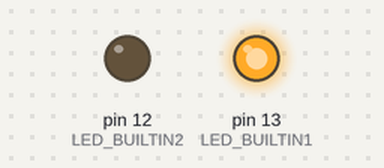
Bench run of a sketch on a simulated Arduino Uno, built with avr-gcc and run on an emulated ATmega328P. Shown: output pins drawn as LEDs (lit = HIGH).

Above: at 0.5 s.
At 2.5 s:
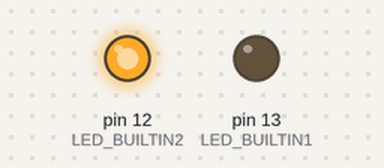
At 3.5 s:
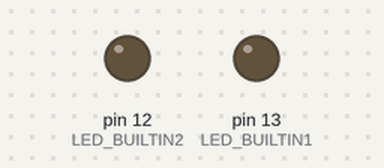
Timing chart, 0 to 5.2 s (numbered marks = the images above):
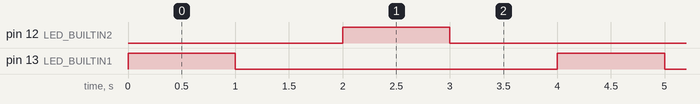

The sketch:

Blink.ino
```cpp
int LED_BUILTIN1 = 13;
int LED_BUILTIN2 = 12;
int blink_duration1 = 1000;

void setup() {
  // initialize digital pin LED_BUILTIN as an output.
  pinMode(LED_BUILTIN1, OUTPUT);
  pinMode(LED_BUILTIN2, OUTPUT);
}

// the loop function runs over and over again forever
void loop() {
  digitalWrite(LED_BUILTIN, HIGH);  // turn the LED on (HIGH is the voltage level)
  delay(blink_duration1);                      // wait for a second
  digitalWrite(LED_BUILTIN, LOW);   // turn the LED off by making the voltage LOW
  delay(blink_duration1);                      // wait for a second

  digitalWrite(LED_BUILTIN2, HIGH);  // turn the LED on (HIGH is the voltage level)
  delay(blink_duration1);                      // wait for a second
  digitalWrite(LED_BUILTIN2, LOW);   // turn the LED off by making the voltage LOW
  delay(blink_duration1);                      // wait for a second
}
```

Measured:
- by itself, pin 12 (LED_BUILTIN2), pin 13 (LED_BUILTIN1): alternates HIGH for 1.0 s and LOW for 3.0 s
- by itself, everything shown: repeats every 4.0 s, in 4 steps
